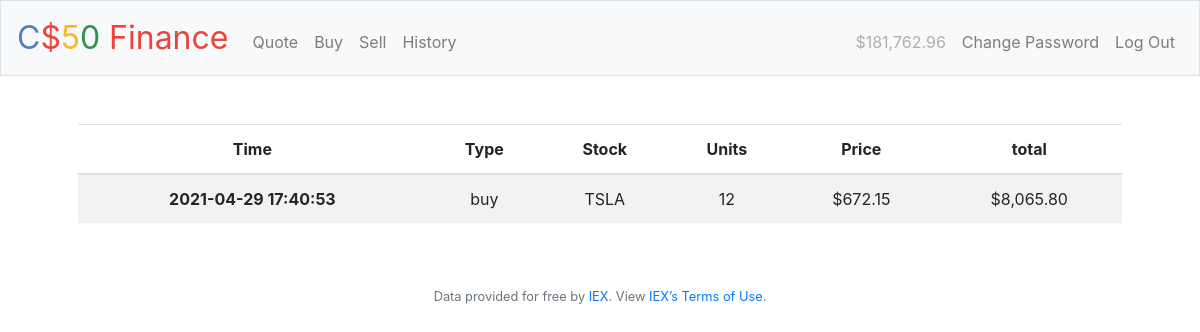
/history (signed in), run on an earlier commit of the app's database.
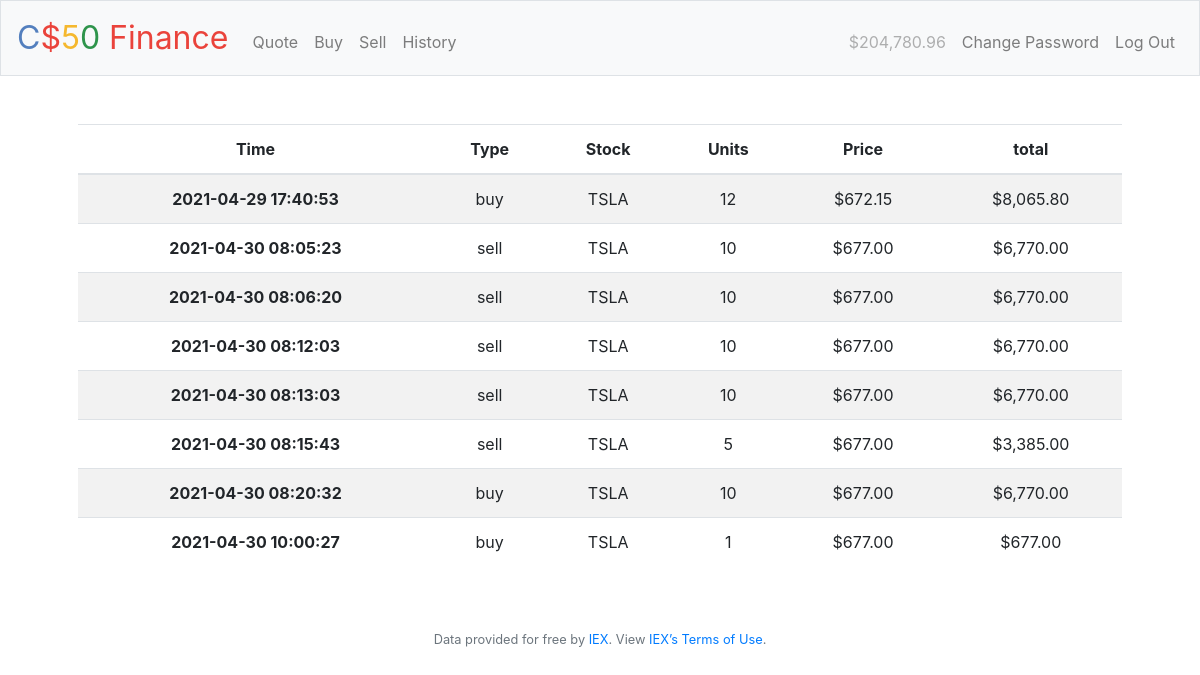
And on a later commit of the database.
### tables this page shows
CREATE TABLE transactions (t_id INTEGER, userid INTEGER NOT NULL, type TEXT NOT NULL, stock TEXT DEFEAULT NULL, units INTEGER DEFAULT NULL, price NUMERIC DEFAULT NULL, total NUMERIC DEFAULT NULL, timestamp TEXT DEFAULT CURRENT_TIMESTAMP, PRIMARY KEY(t_id), FOREIGN KEY(userid) REFERENCES users(id));

### application.py (the view)
@app.route("/history")
@login_required
def history():
    user_tr_history = db.execute(
        "SELECT * FROM transactions WHERE userid = ?", session["user_id"])
    return render_template("history.html", history=user_tr_history)

### application.py (called while the page is built)
@app.after_request
def after_request(response):
    response.headers["Cache-Control"] = "no-cache, no-store, must-revalidate"
    response.headers["Expires"] = 0
    response.headers["Pragma"] = "no-cache"
    return response

### helpers.py (called while the page is built)
def login_required(f):
    @wraps(f)
    def decorated_function(*args, **kwargs):
        if session.get("user_id") is None:
            return redirect("/login")
        return f(*args, **kwargs)
    return decorated_function

def usd(value):
    return f"${value:,.2f}"

### templates/history.html (shortened to what this page needs)
{% extends "layout.html" %}
{% block main %}
    <table class="table table-striped">
        <thead>
            <th scope="col">Time</th>
            <th scope="col">Type</th>
            <th scope="col">Stock</th>
            <th scope="col">Units</th>
            <th scope="col">Price</th>
            <th scope="col">total</th>
        </thead>
        <tbody>
            {% for entry in history %}
                <tr>
                    <th>{{entry["timestamp"]}}</th>
                    <td>{{entry["type"]}}</td>
                    <td>{{entry["stock"]}}</td>
                    <td>{{entry["units"]}}</td>
                    <td>{{entry["price"] | usd}}</td>
                    <td>{{entry["total"] | usd}}</td>
                </tr>
            {% endfor %}
        </tbody>
    </table>
{% endblock main %}

What changed in the data, as far as the page shows it:
added transactions: timestamp "2021-04-30 08:05:23", type "sell", stock "TSLA", units "10", price "$677.00", total "$6,770.00"
added transactions: timestamp "2021-04-30 08:06:20", type "sell", stock "TSLA", units "10", price "$677.00", total "$6,770.00"
added transactions: timestamp "2021-04-30 08:12:03", type "sell", stock "TSLA", units "10", price "$677.00", total "$6,770.00"
added transactions: timestamp "2021-04-30 08:13:03", type "sell", stock "TSLA", units "10", price "$677.00", total "$6,770.00"
added transactions: timestamp "2021-04-30 08:15:43", type "sell", stock "TSLA", units "5", price "$677.00", total "$3,385.00"
added transactions: timestamp "2021-04-30 08:20:32", type "buy", stock "TSLA", units "10", price "$677.00", total "$6,770.00"
added transactions: timestamp "2021-04-30 10:00:27", type "buy", stock "TSLA", units "1", price "$677.00", total "$677.00"
Also different on the page:
{{ session.user_balance | usd }}: "$181,762.96" → "$204,780.96"
